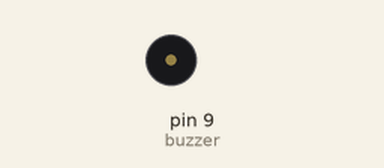
This sketch was run on a simulated Arduino Uno, built with avr-gcc and run on an emulated ATmega328P. On the bench: buzzer (waves = sounding).

Above: at 0.1 s.
At 1.1 s:
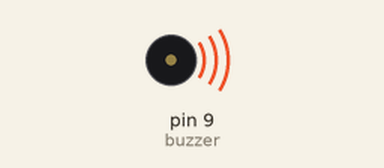
Timing chart, 0 to 2.6 s (numbered marks = the images above):
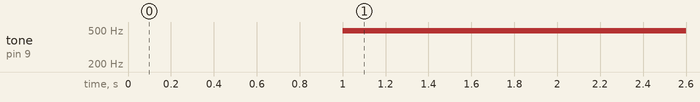

The sketch:

piezobuzzer.ino
```cpp
int buzzer = 9;    // buzzer connected to digital pin 9

void setup() {
  // nothing happens in setup
}

void loop() {
  for (int fadeValue = 0 ; fadeValue <= 255; fadeValue += 5) {

    analogWrite(buzzer, fadeValue);
    delay(1000);
  }


}
```

Measured:
- by itself, tone on pin 9 (buzzer): silent → 490 Hz at 1.0 s
